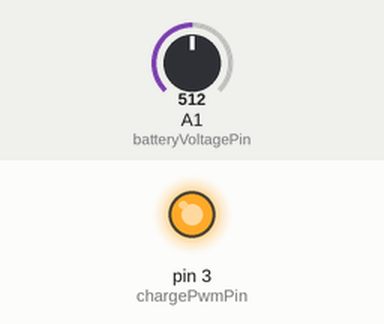
Bench run of a sketch on a simulated Arduino Uno, built with avr-gcc and run on an emulated ATmega328P. On the bench: output pins drawn as LEDs (lit = HIGH). Inputs (shaded band) come from the test bench; at power-on: A1 (batteryVoltagePin) = 512.

Above: at 1.2 s.
1.3 s: A1 (batteryVoltagePin) set to 900
At 2.0 s:
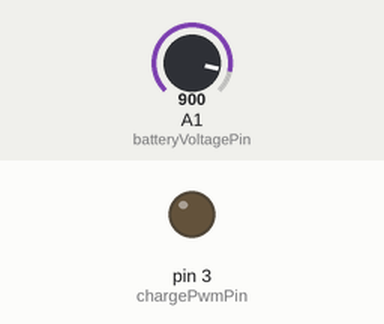
2.8 s: A1 (batteryVoltagePin) set to 716
At 3.2 s:
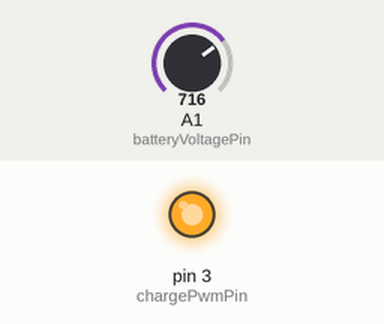
4.3 s: A1 (batteryVoltagePin) set to 1023
At 5.0 s:
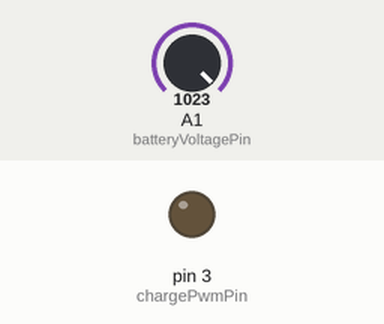
5.8 s: A1 (batteryVoltagePin) set to 306
At 7.1 s:
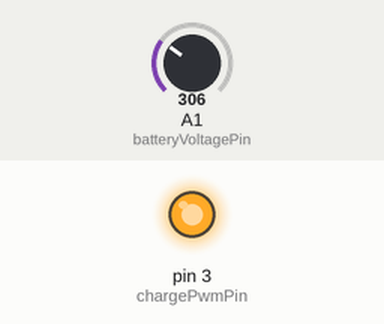
Timing chart, 0 to 8.3 s (numbered marks = the images above; inputs shaded):
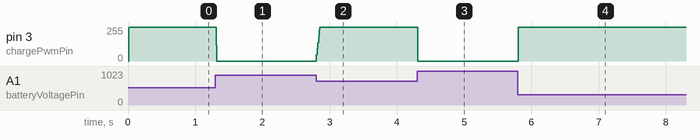

The sketch:

pwm_solar.ino
```cpp
#include <avr/power.h>

#define adcRange 1023
#define dividerResistor1 22000.0
#define dividerResistor2 4900.0
#define supplyVoltage 3.3
#define chargeVoltage 13.5
#define chargePwmPin 3
#define batteryVoltagePin A1

int duty = 0;
int chargeVoltageADC = ((chargeVoltage * (dividerResistor2 / (dividerResistor1 + dividerResistor2))) / supplyVoltage) * adcRange;

void setup() {

  clock_prescale_set(clock_div_32);
  power_twi_disable();
  power_spi_disable() ;
  TCCR2B = (TCCR2B & 0b11111000) | 0x02;

  pinMode(batteryVoltagePin, INPUT);
  pinMode(chargePwmPin, OUTPUT);

  analogWrite(chargePwmPin, 0);
}

void loop() {
    analogRead(batteryVoltagePin);
    delay(10);
    int batteryVoltageADC = analogRead(batteryVoltagePin);
    int difference = abs(batteryVoltageADC - chargeVoltageADC);

    if (batteryVoltageADC < chargeVoltageADC) {
      duty += difference;

    }
    if (batteryVoltageADC > chargeVoltageADC) {
      duty -= difference;
    }

    if (duty < 0) duty = 0;
    if (duty > 255) duty = 255;

    analogWrite(chargePwmPin, duty);
}
```

Measured:
- after the input at 1.3 s, pin 3 (chargePwmPin): 255/255 → 0/255 at once
- after the input at 2.8 s, pin 3 (chargePwmPin): 0/255 → 255/255 at once
- after the input at 4.3 s, pin 3 (chargePwmPin): 255/255 → 0/255 at once
- after the input at 5.8 s, pin 3 (chargePwmPin): 0/255 → 255/255 at once
